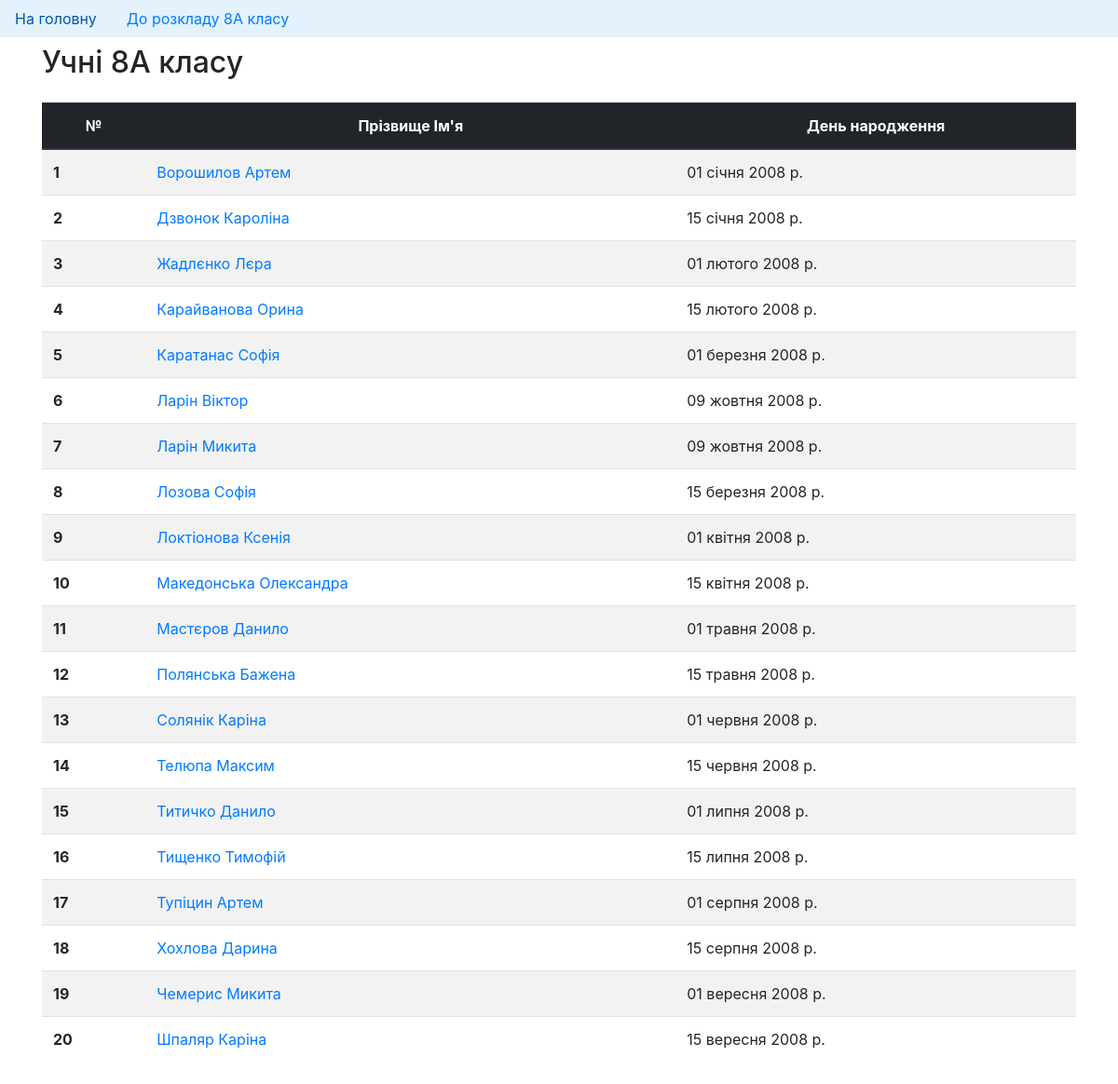
/2023/A, run on the app's committed database.
### datacenter/models.py (models this page shows, shortened)
class Schoolkid(models.Model):
    full_name = models.CharField('ФИО', max_length=200)
    birthday = models.DateField('день рождения', null=True)
    entry_year = models.IntegerField('год начала обучения', null=True)
    year_of_study = models.IntegerField('год обучения', null=True)
    group_letter = models.CharField('литера класса', max_length=1, blank=True)

### datacenter/views.py (the view)
# urls.py: url(r'^(?P<year>[\w+ ]+)/(?P<letter>[\w+ ]+)$', views.view_class_info,
def view_class_info(request, year, letter):
    schoolkids = get_list_or_404(
        Schoolkid, year_of_study=year, group_letter=letter)
    context = {
        'year': int(year),
        'letter': letter,
        'entry_year': int(schoolkids[0].entry_year) if schoolkids else '',
        'schoolkids': sorted(schoolkids, key=lambda kid: kid.full_name)
    }
    return render(request, 'class_info.html', context)

### datacenter/templates/poll_extras.py (called while the page is built)
@register.filter
def subtract(value, arg):
    return value - arg

### datacenter/templates/class_info.html (shortened to what this page needs)
{% load poll_extras %}
<!DOCTYPE html>
<html>
<head>
  <link rel="stylesheet" href="https://maxcdn.bootstrapcdn.com/bootstrap/4.0.0/css/bootstrap.min.css">
</head>
<body>
  <ul class="nav" style="background-color: #e3f2fd;">
    <li class="nav-item">
      <a class="nav-link active" href="{% url "classes" %}">На головну</a>
    </li>
    <li class="nav-item">
      <a class="nav-link active" href="{% url "schedule" year=year letter=letter%}">До розкладу {{year|subtract:entry_year}}{{letter}} класу</a>
    </li>
  </ul>
  <div class="container">
    <h2 class="mt-2 mb-4">Учні {{year|subtract:entry_year}}{{letter}} класу</h2>
    <table class="table table-striped mt-2 mb-4">
      <thead class="thead-dark">
        <tr>
          <th scope="col" style="text-align:center;">№</th>
          <th scope="col" style="text-align:center;">Прізвище Ім'я</th>
          <th scope="col" style="text-align:center;">День народження</th>
        </tr>
      </thead>
      <tbody>
        {% for schoolkid in schoolkids %}
          <tr>
            <th scope="row">{{forloop.counter}}</th>
            <td><a href="{% url 'schoolkid' schoolkid_id=schoolkid.id %}">{{ schoolkid.full_name}}</a></td>
            <td>{{ schoolkid.birthday}}</td>
          </tr>
        {% endfor %}
      </tbody>
    </table>
  </div>
</body>
</html>

### data on the page
Schoolkid: full_name "Ворошилов Артем", birthday "01 січня 2008 р."
Schoolkid: full_name "Дзвонок Кароліна", birthday "15 січня 2008 р."
Schoolkid: full_name "Жадлєнко Лєра", birthday "01 лютого 2008 р."
Schoolkid: full_name "Карайванова Орина", birthday "15 лютого 2008 р."
Schoolkid: full_name "Каратанас Софія", birthday "01 березня 2008 р."
Schoolkid: full_name "Ларін Віктор", birthday "09 жовтня 2008 р."
Schoolkid: full_name "Ларін Микита", birthday "09 жовтня 2008 р."
Schoolkid: full_name "Лозова Софія", birthday "15 березня 2008 р."
Schoolkid: full_name "Локтіонова Ксенія", birthday "01 квітня 2008 р."
Schoolkid: full_name "Македонська Олександра", birthday "15 квітня 2008 р."
Schoolkid: full_name "Мастєров Данило", birthday "01 травня 2008 р."
Schoolkid: full_name "Полянська Бажена", birthday "15 травня 2008 р."
Schoolkid: full_name "Солянік Каріна", birthday "01 червня 2008 р."
Schoolkid: full_name "Телюпа Максим", birthday "15 червня 2008 р."
Schoolkid: full_name "Титичко Данило", birthday "01 липня 2008 р."
Schoolkid: full_name "Тищенко Тимофій", birthday "15 липня 2008 р."
Schoolkid: full_name "Тупіцин Артем", birthday "01 серпня 2008 р."
Schoolkid: full_name "Хохлова Дарина", birthday "15 серпня 2008 р."
Schoolkid: full_name "Чемерис Микита", birthday "01 вересня 2008 р."
Schoolkid: full_name "Шпаляр Каріна", birthday "15 вересня 2008 р."

### other printed values
{{ year|subtract:entry_year }} "8"
{{ letter }} "A"
